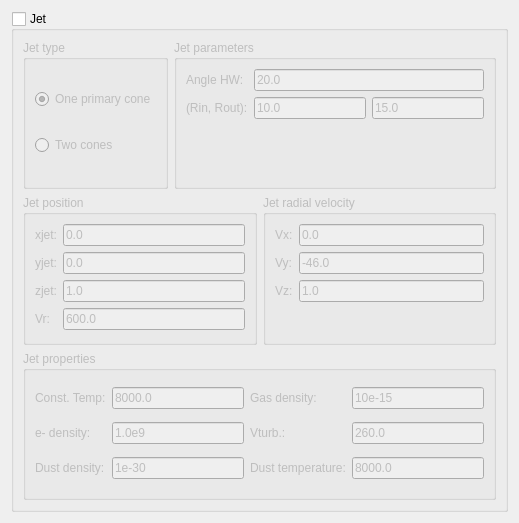
          <widget class="QWidget" name="scrollContentsJet">
           <property name="geometry">
            <rect>
             <x>0</x>
             <y>-108</y>
             <width>519</width>
             <height>523</height>
            </rect>
           </property>
           <layout class="QVBoxLayout" name="verticalLayout_33">
            <item>
             <widget class="QGroupBox" name="groupJet">
              <property name="title">
               <string>Jet</string>
              </property>
              <property name="checkable">
               <bool>true</bool>
              </property>
              <property name="checked">
               <bool>false</bool>
              </property>
              <layout class="QVBoxLayout" name="verticalLayout_35">
               <item>
                <layout class="QHBoxLayout" name="horizontalLayout_18">
                 <item>
                  <widget class="QGroupBox" name="groupJetType">
                   <property name="title">
                    <string>Jet type</string>
                   </property>
                   <layout class="QVBoxLayout" name="verticalLayout_34">
                    <item>
                     <widget class="QRadioButton" name="radioOneCone">
                      <property name="toolTip">
                       <string>&lt;html&gt;&lt;head/&gt;&lt;body&gt;&lt;p&gt;Jet has only one -primary cone.&lt;/p&gt;&lt;/body&gt;&lt;/html&gt;</string>
                      </property>
                      <property name="text">
                       <string>One primary cone</string>
                      </property>
                      <property name="checked">
                       <bool>true</bool>
                      </property>
                     </widget>
                    </item>
                    <item>
                     <widget class="QRadioButton" name="radioTwoCone">
                      <property name="toolTip">
                       <string>&lt;html&gt;&lt;head/&gt;&lt;body&gt;&lt;p&gt;Jet has two cones: primary cone and opposite one.&lt;/p&gt;&lt;/body&gt;&lt;/html&gt;</string>
                      </property>
                      <property name="text">
                       <string>Two cones</string>
                      </property>
                     </widget>
                    </item>
                   </layout>
                  </widget>
                 </item>
                 <item>
                  <widget class="QGroupBox" name="groupParamsjet">
                   <property name="title">
                    <string>Jet parameters</string>
                   </property>
                   <layout class="QFormLayout" name="formLayout_25">
                    <item row="0" column="0">
                     <widget class="QLabel" name="labelajet">
                      <property name="toolTip">
                       <string>&lt;html&gt;&lt;head/&gt;&lt;body&gt;&lt;p&gt;ajet: Angle halfwidth of the jet cones [deg] streamlines flare according to the opening angle.&lt;/p&gt;&lt;/body&gt;&lt;/html&gt;</string>
                      </property>
                      <property name="text">
                       <string>Angle HW:</string>
                      </property>
                     </widget>
                    </item>
                    <item row="0" column="1">
                     <widget class="QLineEdit" name="textajet">
                      <property name="text">
                       <string>20.0</string>
                      </property>
                     </widget>
                    </item>
                    <item row="1" column="0">
                     <widget class="QLabel" name="labelrinroutjt">
                      <property name="toolTip">
                       <string>&lt;html&gt;&lt;head/&gt;&lt;body&gt;&lt;p&gt;rinjt, routjt: Radius boundaries of the jet cones [R_sol].&lt;/p&gt;&lt;/body&gt;&lt;/html&gt;</string>
                      </property>
                      <property name="text">
                       <string>(Rin, Rout):</string>
                      </property>
                     </widget>
                    </item>
                    <item row="1" column="1">
                     <layout class="QHBoxLayout" name="horizontalLayout_17">
                      <item>
                       <widget class="QLineEdit" name="textrinjt">
                        <property name="text">
                         <string>10.0</string>
                        </property>
                       </widget>
                      </item>
                      <item>
                       <widget class="QLineEdit" name="textroutjt">
                        <property name="text">
                         <string>15.0</string>
                        </property>
                       </widget>
                      </item>
                     </layout>
                    </item>
                   </layout>
                  </widget>
                 </item>
                </layout>
               </item>
               <item>
                <layout class="QHBoxLayout" name="horizontalLayout_19">
                 <item>
                  <widget class="QGroupBox" name="groupJetVrPos">
                   <property name="toolTip">
                    <string>&lt;html&gt;&lt;head/&gt;&lt;body&gt;&lt;p&gt;Components of the unit aiming vector of the primary jet cone.&lt;/p&gt;&lt;/body&gt;&lt;/html&gt;</string>
                   </property>
                   <property name="title">
                    <string>Jet position</string>
                   </property>
                   <layout class="QFormLayout" name="formLayout_26">
                    <item row="0" column="0">
                     <widget class="QLabel" name="labelxjet">
                      <property name="toolTip">
                       <string>&lt;html&gt;&lt;head/&gt;&lt;body&gt;&lt;p&gt;xjet&lt;/p&gt;&lt;/body&gt;&lt;/html&gt;</string>
                      </property>
                      <property name="text">
                       <string>xjet:</string>
                      </property>
                     </widget>
                    </item>
                    <item row="0" column="1">
                     <widget class="QLineEdit" name="textxjet">
                      <property name="text">
                       <string>0.0</string>
                      </property>
                     </widget>
                    </item>
                    <item row="2" column="0">
                     <widget class="QLabel" name="labelyjet">
                      <property name="toolTip">
                       <string>&lt;html&gt;&lt;head/&gt;&lt;body&gt;&lt;p&gt;yjet&lt;/p&gt;&lt;/body&gt;&lt;/html&gt;</string>
                      </property>
                      <property name="text">
                       <string>yjet:</string>
                      </property>
                     </widget>
                    </item>
                    <item row="2" column="1">
                     <widget class="QLineEdit" name="textyjet">
                      <property name="text">
                       <string>0.0</string>
                      </property>
                     </widget>
                    </item>
                    <item row="4" column="0">
                     <widget class="QLabel" name="labelzjet">
                      <property name="toolTip">
                       <string>&lt;html&gt;&lt;head/&gt;&lt;body&gt;&lt;p&gt;zjet&lt;/p&gt;&lt;/body&gt;&lt;/html&gt;</string>
                      </property>
                      <property name="text">
                       <string>zjet:</string>
                      </property>
                     </widget>
                    </item>
                    <item row="4" column="1">
                     <widget class="QLineEdit" name="textzjet">
                      <property name="text">
                       <string>1.0</string>
                      </property>
                     </widget>
                    </item>
                    <item row="7" column="1">
                     <widget class="QLineEdit" name="textvjt">
                      <property name="text">
                       <string>600.0</string>
                      </property>
                     </widget>
                    </item>
                    <item row="7" column="0">
                     <widget class="QLabel" name="labelvjt">
                      <property name="toolTip">
                       <string>&lt;html&gt;&lt;head/&gt;&lt;body&gt;&lt;p&gt;vjt: Radial (expanding) velocity of the jet [km/s].&lt;/p&gt;&lt;/body&gt;&lt;/html&gt;</string>
                      </property>
                      <property name="text">
                       <string>Vr:</string>
                      </property>
                     </widget>
                    </item>
                   </layout>
                  </widget>
                 </item>
                 <item>
                  <widget class="QGroupBox" name="groupNetVeljt">
                   <property name="toolTip">
                    <string>&lt;html&gt;&lt;head/&gt;&lt;body&gt;&lt;p&gt;Net velocity component [km/s].&lt;/p&gt;&lt;/body&gt;&lt;/html&gt;</string>
                   </property>
                   <property name="title">
                    <string>Jet radial velocity</string>
                   </property>
                   <layout class="QFormLayout" name="formLayout_27">
                    <item row="0" column="0">
                     <widget class="QLabel" name="labelxjet_2">
                      <property name="toolTip">
                       <string>&lt;html&gt;&lt;head/&gt;&lt;body&gt;&lt;p&gt;vxjt&lt;/p&gt;&lt;/body&gt;&lt;/html&gt;</string>
                      </property>
                      <property name="text">
                       <string>Vx:</string>
                      </property>
                     </widget>
                    </item>
                    <item row="0" column="1">
                     <widget class="QLineEdit" name="textvxjt">
                      <property name="text">
                       <string>0.0</string>
                      </property>
                     </widget>
                    </item>
                    <item row="2" column="0">
                     <widget class="QLabel" name="labelyjet_2">
                      <property name="toolTip">
                       <string>&lt;html&gt;&lt;head/&gt;&lt;body&gt;&lt;p&gt;vyjt&lt;/p&gt;&lt;/body&gt;&lt;/html&gt;</string>
                      </property>
                      <property name="text">
                       <string>Vy:</string>
                      </property>
                     </widget>
                    </item>
                    <item row="2" column="1">
                     <widget class="QLineEdit" name="textvyjt">
                      <property name="text">
                       <string>-46.0</string>
                      </property>
                     </widget>
                    </item>
                    <item row="4" column="0">
                     <widget class="QLabel" name="labelzjet_2">
                      <property name="toolTip">
                       <string>&lt;html&gt;&lt;head/&gt;&lt;body&gt;&lt;p&gt;vzjt&lt;/p&gt;&lt;/body&gt;&lt;/html&gt;</string>
                      </property>
                      <property name="text">
                       <string>Vz:</string>
                      </property>
                     </widget>
                    </item>
                    <item row="4" column="1">
                     <widget class="QLineEdit" name="textvzjt">
                      <property name="text">
                       <string>1.0</string>
                      </property>
                     </widget>
                    </item>
                   </layout>
                  </widget>
                 </item>
                </layout>
               </item>
               <item>
                <widget class="QGroupBox" name="groupJetProp">
                 <property name="toolTip">
                  <string>&lt;html&gt;&lt;head/&gt;&lt;body&gt;&lt;p&gt;Temperature and density of the jet.&lt;/p&gt;&lt;/body&gt;&lt;/html&gt;</string>
                 </property>
                 <property name="title">
                  <string>Jet properties</string>
                 </property>
                 <layout class="QGridLayout" name="gridLayout_23">
                  <item row="0" column="3">
                   <widget class="QLineEdit" name="textdensjt">
                    <property name="text">
                     <string>10e-15</string>
                    </property>
                   </widget>
                  </item>
                  <item row="2" column="2">
                   <widget class="QLabel" name="labeldsttjt">
                    <property name="toolTip">
                     <string>&lt;html&gt;&lt;head/&gt;&lt;body&gt;&lt;p&gt;dsttjt: Dust temperature [K], constant in the jet.&lt;/p&gt;&lt;/body&gt;&lt;/html&gt;</string>
                    </property>
                    <property name="text">
                     <string>Dust temperature:</string>
                    </property>
                   </widget>
                  </item>
                  <item row="0" column="2">
                   <widget class="QLabel" name="labeldensjt">
                    <property name="toolTip">
                     <string>&lt;html&gt;&lt;head/&gt;&lt;body&gt;&lt;p&gt;densjt: Gas density [g/cm&lt;span style=&quot; vertical-align:super;&quot;&gt;3&lt;/span&gt;] at rinjt, it scales along the jet to satisfy the continuity equation density=densjt*rinjt&lt;span style=&quot; vertical-align:super;&quot;&gt;2&lt;/span&gt;/routjt&lt;span style=&quot; vertical-align:super;&quot;&gt;2&lt;/span&gt;.&lt;/p&gt;&lt;/body&gt;&lt;/html&gt;</string>
                    </property>
                    <property name="text">
                     <string>Gas density:</string>
                    </property>
                   </widget>
                  </item>
                  <item row="2" column="0">
                   <widget class="QLabel" name="labeldstdjt">
                    <property name="toolTip">
                     <string>&lt;html&gt;&lt;head/&gt;&lt;body&gt;&lt;p&gt;dstdjt: Dust density [g/cm&lt;span style=&quot; vertical-align:super;&quot;&gt;3&lt;/span&gt;] at rinjt, changes along the jet like the gas density.&lt;/p&gt;&lt;/body&gt;&lt;/html&gt;</string>
                    </property>
                    <property name="text">
                     <string>Dust density:</string>
                    </property>
                   </widget>
                  </item>
                  <item row="1" column="1">
                   <widget class="QLineEdit" name="textanejt">
                    <property name="text">
                     <string>1.0e9</string>
                    </property>
                   </widget>
                  </item>
                  <item row="1" column="2">
                   <widget class="QLabel" name="labelvtrbjt">
                    <property name="toolTip">
                     <string>&lt;html&gt;&lt;head/&gt;&lt;body&gt;&lt;p&gt;vtrbjt: Microturbulence [km/s].&lt;/p&gt;&lt;/body&gt;&lt;/html&gt;</string>
                    </property>
                    <property name="text">
                     <string>Vturb.:</string>
                    </property>
                   </widget>
                  </item>
                  <item row="0" column="1">
                   <widget class="QLineEdit" name="texttempjt">
                    <property name="text">
                     <string>8000.0</string>
                    </property>
                   </widget>
                  </item>
                  <item row="1" column="3">
                   <widget class="QLineEdit" name="textvtrbjt">
                    <property name="text">
                     <string>260.0</string>
                    </property>
                   </widget>
                  </item>
                  <item row="1" column="0">
                   <widget class="QLabel" name="labelanejt">
                    <property name="toolTip">
                     <string>&lt;html&gt;&lt;head/&gt;&lt;body&gt;&lt;p&gt;anejt: Electron number density [cm**-3] at rinjt. It changes along the jet like the gas density but if ielnd=1 then it is overriden by the calculation from the state quantities.&lt;/p&gt;&lt;/body&gt;&lt;/html&gt;</string>
                    </property>
                    <property name="text">
                     <string>e- density:</string>
                    </property>
                   </widget>
                  </item>
                  <item row="0" column="0">
                   <widget class="QLabel" name="labeltempjt">
                    <property name="toolTip">
                     <string>&lt;html&gt;&lt;head/&gt;&lt;body&gt;&lt;p&gt;tempjt: Temperature [K], constant in the jet.&lt;/p&gt;&lt;/body&gt;&lt;/html&gt;</string>
                    </property>
                    <property name="text">
                     <string>Const. Temp:</string>
                    </property>
                   </widget>
                  </item>
                  <item row="2" column="3">
                   <widget class="QLineEdit" name="textdsttjt">
                    <property name="text">
                     <string>8000.0</string>
                    </property>
                   </widget>
                  </item>
                  <item row="2" column="1">
                   <widget class="QLineEdit" name="textdstdjt">
                    <property name="text">
                     <string>1e-30</string>
                    </property>
                   </widget>
                  </item>
                 </layout>
                </widget>
               </item>
              </layout>
             </widget>
            </item>
           </layout>
          </widget>
